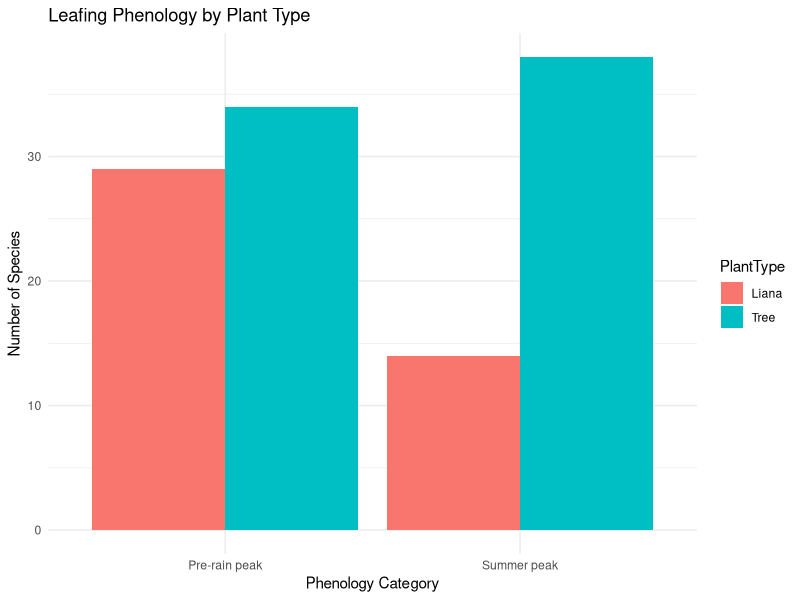
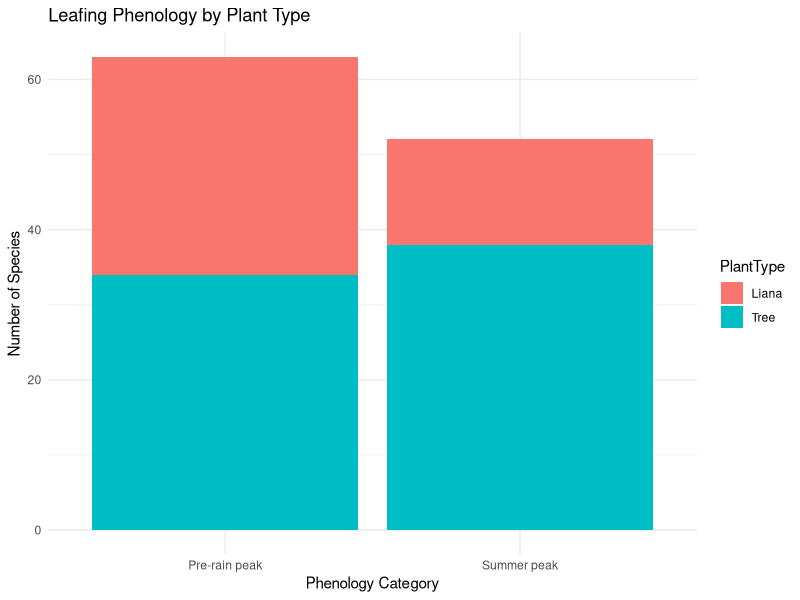
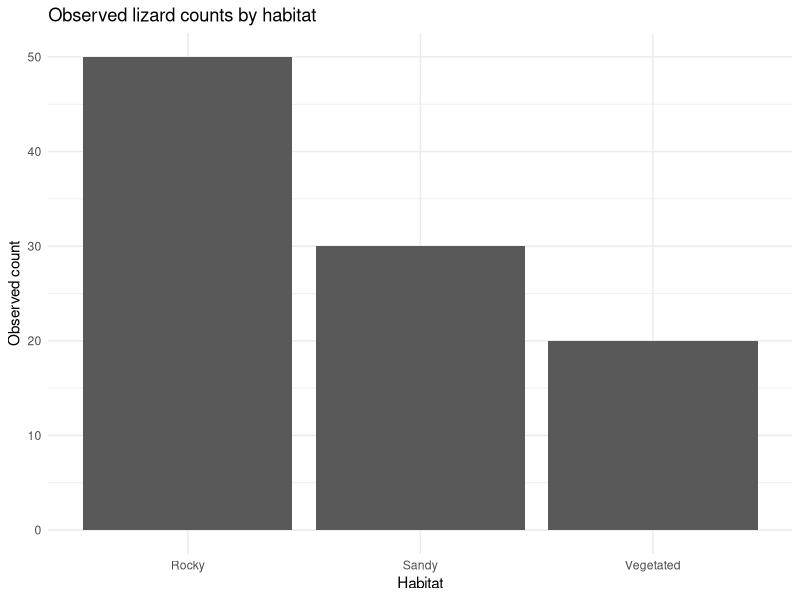
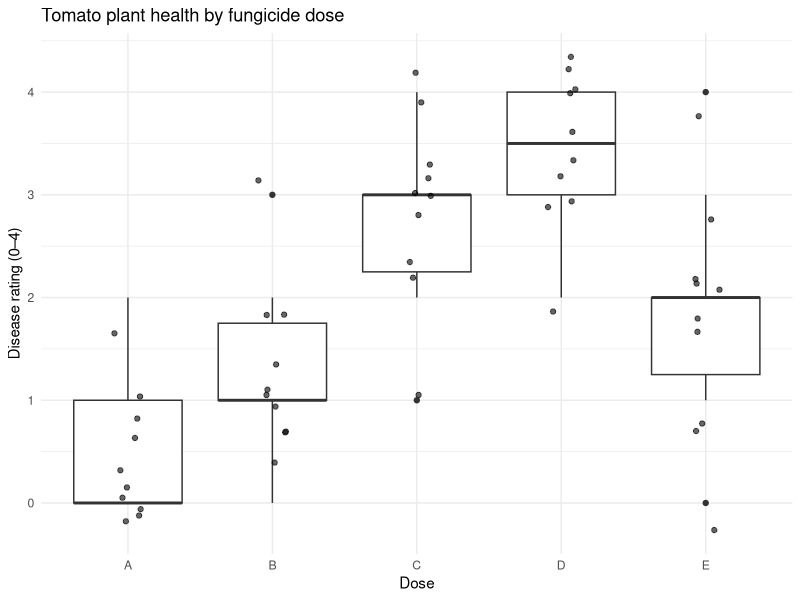
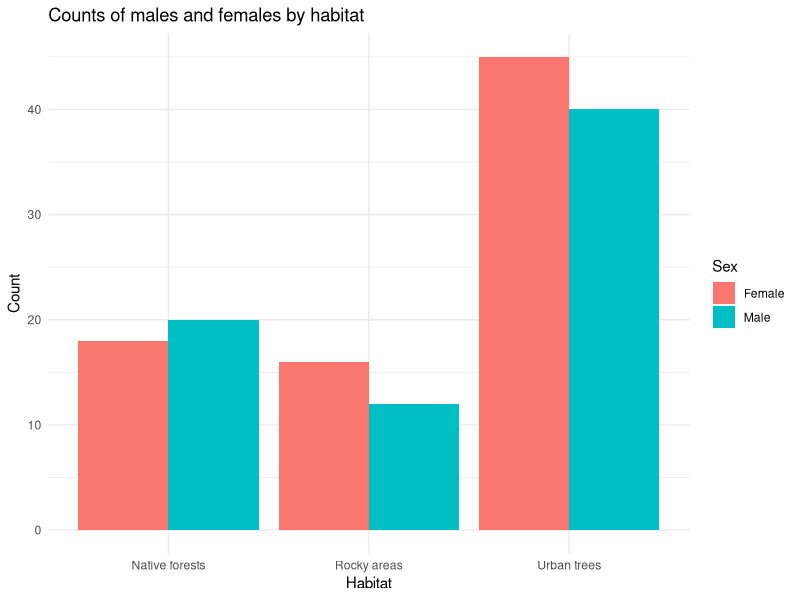

Here is the R script that generated these plots, in order:
## ---- chunk 1

## libraries you'll need in this prac
library(tidyverse)

# Create simple matrix
leaf_mat <- matrix(
  c(38, 34, 14, 29),
  nrow = 2,
  byrow = FALSE
)
rownames(leaf_mat) <- c("Summer peak", "Pre-rain peak")
colnames(leaf_mat) <- c("Tree", "Liana")

## Look at it, should be 2 by 2
leaf_mat

## ---- chunk 2

## basic proportions
row_props <- prop.table(leaf_mat, margin = 1)
row_props

col_props <- prop.table(leaf_mat, margin = 2)
col_props

## ---- chunk 3

## change the data type
leaf <- as.data.frame(leaf_mat)

# Convert from wide to long format
leaf_long <-  leaf %>% mutate(Peak = row.names(leaf)) %>%
  pivot_longer(cols = c("Tree", "Liana"),
  names_to = "PlantType",
  values_to = "Count")

# plot the leaf_long data by peak and count, grouped by plant type
ggplot(leaf_long, aes(x = Peak, y = Count, fill = PlantType)) +
  geom_bar(stat = "identity", position = "dodge") +
  labs(
    title = "Leafing Phenology by Plant Type",
    x = "Phenology Category",
    y = "Number of Species"
  ) +
  theme_minimal()

## ---- chunk 4

# Plot by stack
ggplot(leaf_long, aes(x = Peak, y = Count, fill = PlantType)) +
  geom_bar(stat = "identity", position = "stack") +
  labs(
    title = "Leafing Phenology by Plant Type",
    x = "Phenology Category",
    y = "Number of Species"
  ) +
  theme_minimal()

## ---- chunk 5

leaf_chisq <- chisq.test(leaf_mat, correct = F)

leaf_chisq$expected

## ---- chunk 6

leaf_chisq

## ---- chunk 7

# Create simple matrix
leaf_mat_small <- matrix(
  c(8, 7, 3, 7),
  nrow = 2,
  byrow = FALSE
)

## Look at it, should be 2 by 2
leaf_mat_small

## try running the chi-squared test
leaf_chisq_small <- chisq.test(leaf_mat_small, correct = F)
leaf_chisq_small$expected

## ---- chunk 8

fisher.test(leaf_mat_small)

## ---- chunk 9
# Might need to install knitr if using first time.

library(knitr)

habitat_data <- data.frame(
  Habitat = c("Sandy", "Rocky", "Vegetated"),
  Observed_count = c(30, 50, 20)
)

knitr::kable(habitat_data, col.names = c("Habitat", "Observed count"))

## ---- chunk 10

ggplot(habitat_data, aes(x = Habitat, y = Observed_count)) +
  geom_col() +
  labs(
    title = "Observed lizard counts by habitat",
    x = "Habitat",
    y = "Observed count"
  ) +
  theme_minimal()

## ---- chunk 11

lizard_chisq <- chisq.test(habitat_data$Observed_count, correct = F)

lizard_chisq$expected

## ---- chunk 12

lizard_chisq

## ---- chunk 13
plant_health <- data.frame(A = c(0,1,1,0,0,0,0,1,2,0),
                           B = c(1,1,1,1,2,1,1,0,3,2),
                           C = c(2,3,3,1,4,3,3,2,3,4),
                           D = c(4,3,3,2,4,4,4,3,4,3),
                           E = c(2,1,3,4,2,2,2,1,0,2))
## ---- chunk 14
# libraries needed (only if not in your script already)
# library(tidyverse)

plant_long <- plant_health %>%
  pivot_longer(cols = everything(),
               names_to = "Dose",
               values_to = "Rating")

plant_long$Dose <- factor(plant_long$Dose)

## look at the two data sets
glimpse(plant_health)
glimpse(plant_long)

## get the median and IQR
plant_long %>%
  group_by(Dose) %>%
  summarise(
    Median = median(Rating),
    Q1 = quantile(Rating, 0.25),
    Q3 = quantile(Rating, 0.75),
    IQR = IQR(Rating)
  )
## ---- chunk 15

ggplot(plant_long, aes(x = Dose, y = Rating)) +
  geom_boxplot() +
  geom_jitter(width = 0.1, alpha = 0.6) +
  labs(title = "Tomato plant health by fungicide dose",
       y = "Disease rating (0–4)") +
  theme_minimal()

## ---- chunk 16

kruskal.test(Rating ~ Dose, data = plant_long)

## ---- chunk 17
pairwise.wilcox.test(plant_long$Rating,
                     plant_long$Dose,
                     p.adjust.method = "holm")
## ---- chunk 18

# Create the data as a matrix
habitat_data <- matrix(
  c(40, 45,   # Urban trees
    20, 18,   # Native forests
    12, 16),  # Rocky areas
  nrow = 3,
  byrow = TRUE
)

# Add row and column names
rownames(habitat_data) <- c("Urban trees", "Native forests", "Rocky areas")
colnames(habitat_data) <- c("Male", "Female")

habitat_data


# Convert to long format
habitat_long <- as.data.frame(habitat_data) |>
  rownames_to_column(var = "Habitat") |>
  pivot_longer(cols = c(Male, Female),
               names_to = "Sex",
               values_to = "Count")

# Plot
ggplot(habitat_long, aes(x = Habitat, y = Count, fill = Sex)) +
  geom_bar(stat = "identity", position = "dodge") +
  labs(title = "Counts of males and females by habitat",
       y = "Count") +
  theme_minimal()


## assumptions
chi_test <- chisq.test(habitat_data)
chi_test$expected
## assume independence
## the lowest expected count is 13.3 which is larger than 5

## model
chi_test
## A chi-squared test of independence was conducted to examine whether sex ratio differs across habitats. There was no significant difference in the distribution of males and females among habitats (chi-square with 2 degrees of freedom = 0.64, p = 0.72). This suggests that the proportion of males and females is similar in urban trees, native forests, and rocky areas.
